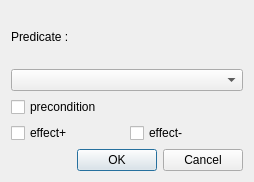
<ui version="4.0" >
 <class>Actions_predicateDialog</class>
 <widget class="QDialog" name="Actions_predicateDialog" >
  <property name="geometry" >
   <rect>
    <x>0</x>
    <y>0</y>
    <width>254</width>
    <height>182</height>
   </rect>
  </property>
  <property name="focusPolicy" >
   <enum>Qt::TabFocus</enum>
  </property>
  <property name="windowTitle" >
   <string>Dialog</string>
  </property>
  <layout class="QGridLayout" name="gridLayout" >
   <item row="0" column="0" colspan="2" >
    <widget class="QLabel" name="label" >
     <property name="text" >
      <string>Predicate :</string>
     </property>
    </widget>
   </item>
   <item row="1" column="0" colspan="2" >
    <widget class="QComboBox" name="predComboBox" />
   </item>
   <item row="2" column="0" >
    <widget class="QCheckBox" name="precondCheck" >
     <property name="text" >
      <string>precondition</string>
     </property>
    </widget>
   </item>
   <item row="3" column="0" >
    <widget class="QCheckBox" name="effectPosCheck" >
     <property name="text" >
      <string>effect+</string>
     </property>
    </widget>
   </item>
   <item row="3" column="1" >
    <widget class="QCheckBox" name="effectNegCheck" >
     <property name="text" >
      <string>effect-</string>
     </property>
    </widget>
   </item>
   <item row="4" column="0" colspan="2" >
    <widget class="QDialogButtonBox" name="buttonBox" >
     <property name="orientation" >
      <enum>Qt::Horizontal</enum>
     </property>
     <property name="standardButtons" >
      <set>QDialogButtonBox::Cancel|QDialogButtonBox::Ok</set>
     </property>
    </widget>
   </item>
  </layout>
 </widget>
 <resources/>
 <connections>
  <connection>
   <sender>buttonBox</sender>
   <signal>accepted()</signal>
   <receiver>Actions_predicateDialog</receiver>
   <slot>accept()</slot>
   <hints>
    <hint type="sourcelabel" >
     <x>248</x>
     <y>254</y>
    </hint>
    <hint type="destinationlabel" >
     <x>157</x>
     <y>274</y>
    </hint>
   </hints>
  </connection>
  <connection>
   <sender>buttonBox</sender>
   <signal>rejected()</signal>
   <receiver>Actions_predicateDialog</receiver>
   <slot>reject()</slot>
   <hints>
    <hint type="sourcelabel" >
     <x>316</x>
     <y>260</y>
    </hint>
    <hint type="destinationlabel" >
     <x>286</x>
     <y>274</y>
    </hint>
   </hints>
  </connection>
 </connections>
</ui>
